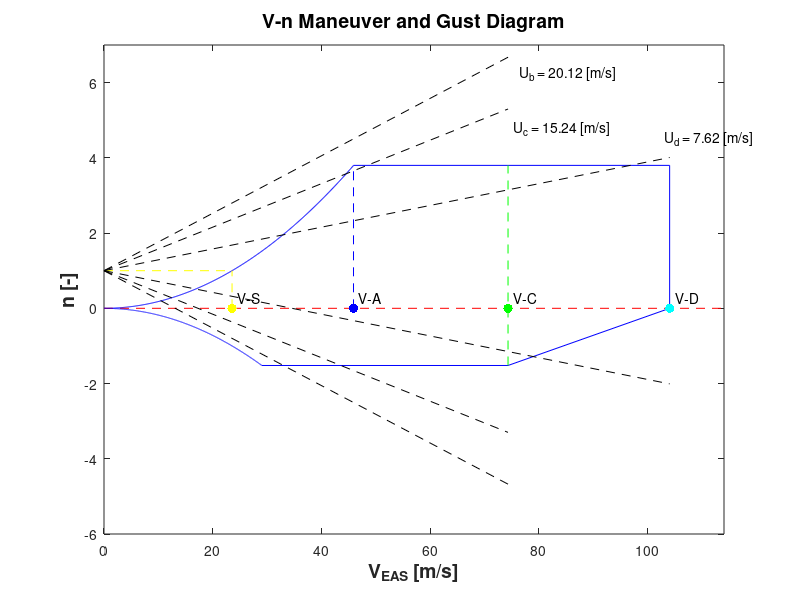

MATLAB code to generate this figure:
function xyz = flight_envelope()

% clc; clear variables

%Maneuver and Gust Diagrams 


%% Initial inputs
g = 9.81; %gravitational acceleration [m/s^2]
m = 1000.0; %total mass of aircraft [kg]
MTOW = m*g; %maximum take-off weight [N]
H = 5000.; %cruise altitude [m]
R = 287.; %Gas constant for air [m2/s2/K]
rho = 1.225; %air density at sea level[kg/m^3]
L = -0.0065; %temperature lapse rate at troposphere [deg/m]
T = 288.15; %sea level temperature [K]
T_alt = T+L*H; %temperatute at chosen altitude [K]
rho_alt = rho*(T_alt/T)^(-(g/(L*R)+1)); %density at chosen altitude [kg/m^3]
Cl_max = 1.69; %max lift coefficient of aircraft [-]
Cl = 0.645; %lift coefficient at cruise [-], 0 deg angle of attack, -2 deg incidence
S = 17.08; %wing surface area [m^2]
n_max = 3.8; %maximum loading factor (CS23.333)
n_min = -0.4*n_max; % minimum loading factor (CS23.333)

%% V-n Diagram - axis and square curve

V_S = sqrt((2*MTOW)/(Cl_max*rho*S)); % stall speed (EAS) [m/s]
V_A = sqrt((n_max*2*MTOW)./(rho*Cl_max*S));  %design maneuver speed at max loading factor (EAS) [m/s] 
V_A = 0:0.1:V_A; % vector for the first curve up until V_A
n = (V_A.^(2)*rho*Cl_max*S)./(2*MTOW);   % vector for load factors corresponging to V_A_eas

plot(V_A,n,'Color','blue')
hold on
line([0,160],[0,0],'LineStyle','--','Color','r') 

%% V-n Diagram - Horizontal upper part

V_C = sqrt((2*MTOW*n_max)/(rho*S*Cl)); %cruise speed at max loading factor (EAS)[m/s]
V_D = V_C*1.4; %design dive speed (CS23.333), (EAS) [m/s]

line([V_A(end), V_D],[n_max,n_max],'Color','blue') %horizontal max laod
line([V_D,V_D],[0,n_max],'Color','blue')


%% V-n Diagram - NEGATIVE PART

V_S_neg = sqrt((2*abs(n_min)*MTOW)./(rho*Cl_max*S)); %negative stall speed (TAS) [m/s]

line([V_D,V_C],[0,n_min],'Color','blue'); %negative slope line for negative load
line([V_C,V_S_neg],[n_min,n_min],'Color','blue'); %negative horizontal line for constant minimum load factor

V_S_neg = V_S_neg:-0.01:0;
n_neg = -(V_S_neg.^(2)*rho*Cl_max*S)./(2*MTOW);
plot(V_S_neg,n_neg,'Color','blue'); hold on

xlim([0,V_D+10])              
ylim([-6,7.0])            
ylabel('n [-]','fontweight','bold','fontsize',14)
xlabel('V_{EAS} [m/s]','fontweight','bold','fontsize',14)
title('V-n Maneuver and Gust Diagram','fontweight','bold','fontsize',14)

%% Plot speeds and lines

line([V_S,V_S],[0,1],'LineStyle','--','Color','yellow') %line for stall speed
line([0,V_S],[1,1],'LineStyle','--','Color','yellow') %line for stall speed
plot(V_S,0,'.','MarkerSize',20,'Color','yellow'); %dot for stall speed
x1 = V_S+1; %x location of text for stall speed
y1 = 0.3; %y location of text for stall speed
txt1 ='V-S'; %for stall speed
text(x1,y1,txt1) %for stall speed

line([V_A(end),V_A(end)],[0,n_max],'LineStyle','--','Color','blue') %line for maneuver speed
plot(V_A(end),0,'Marker','.','MarkerSize',20,'Color','blue');  %dot for maneuver speed
x1 = V_A(end)+1; %x location of text for maneuver speed
y1 = 0.3; %y location of text for maneuver speed
txt1 = 'V-A'; %for maneuver speed
text(x1,y1,txt1) %for maneuver speed

line([V_C,V_C],[n_min,n_max],'LineStyle','--','Color','green') %line for cruise speed
plot(V_C,0,'Marker','.','MarkerSize',20,'Color','green'); %dot for cruise speed
x1 = V_C+1; %x location of text for cruise speed
y1 = 0.3; %y location of text for cruise speed
txt1 = 'V-C'; %for cruise speed
text(x1,y1,txt1) %for cruise speed

plot(V_D,0,'Marker','.','MarkerSize',20,'Color','cyan'); %dot for dive speed
x1 = V_D+1; %x location of text for dive speed
y1 = 0.3; %y location of text for dive speed
txt1 = 'V-D'; %for dive speed
text(x1,y1,txt1) %for dive speed

%% Addition for Gust

WS = MTOW/S; %wing loading [N/m^2]
Cla = 4.76; %lift curve slope [1/rad]
mac = 1.1172; %mean aerodynamic chord [m]
miu = (2*WS)/(rho_alt*mac*Cla*g); %aircraft mass ratio [-]
Kg = (0.88*miu)/(5.3+miu); %gust alleviation factor [-]
Ub = 20.12; %gust velocity for V_B from CS23.333 [m/s]
Uc = 15.24; %gust velocity for V_C from CS23.333 [m/s]
Ud = 7.62; %gust velocity for V_D from CS23.333 [m/s]
V_B = V_S*sqrt(1+((Kg*Ub*V_C*Cla)/(WS))); %bad weather velocity [m/s]

ng_b = 1+(Kg*rho*Ub*V_B*Cla)/(2*WS); %positive change in load factor due to gust in V_B
ng_b_neg = 1-(Kg*rho*Ub*V_B*Cla)/(2*WS); %negative change in load factor due to gust in V_B
ng_c = 1+(Kg*rho*Uc*V_C*Cla)/(2*WS); %positive change in load factor due to gust in V_C
ng_c_neg = 1-(Kg*rho*Uc*V_C*Cla)/(2*WS); %negative change in load factor due to gust in V_C
ng_d = 1+(Kg*rho*Ud*V_D*Cla)/(2*WS); %positive change in load factor due to gust in V_D
ng_d_neg = 1-(Kg*rho*Ud*V_D*Cla)/(2*WS); %negative change in load factor due to gust in V_D

line([0,V_B],[1,ng_b],'LineStyle','--','Color','black') % positive gust line for dive speed at Ub = 20.12 and V_B=74.32
line([0,V_B],[1,ng_b_neg],'LineStyle','--','Color','black') % negative gust line for dive speed at Ub = 20.12 and V_B=104.0585
x1 = V_B+1; %x location of text for dive speed
y1 = ng_b-0.5; %y location of text for dive speed
txt1 = 'U_{b} = 20.12 [m/s]'; %for dive speed
text(x1,y1,txt1) %for dive speed
line([0,V_C],[1,ng_c],'LineStyle','--','Color','black') % positive gust line for cruise speed at Uc = 15.24 and V_C=74.32
line([0,V_C],[1,ng_c_neg],'LineStyle','--','Color','black') % negative gust line for cruise speed at Uc = 15.24 and V_C=74.32
x1 = V_C+1; %x location of text for dive speed
y1 = ng_c-0.5; %y location of text for dive speed
txt1 = 'U_{c} = 15.24 [m/s]'; %for dive speed
text(x1,y1,txt1) %for dive speed
line([0,V_D],[1,ng_d],'LineStyle','--','Color','black') % positive gust line for dive speed at Ud = 7.62 and V_D=74.32
line([0,V_D],[1,ng_d_neg],'LineStyle','--','Color','black') % negative gust line for dive speed at Ud = 7.62 and V_D=104.0585
x1 = V_D-1; %x location of text for dive speed
y1 = ng_d+0.5; %y location of text for dive speed
txt1 = 'U_{d} = 7.62 [m/s]'; % for dive speed
text(x1,y1,txt1) % for dive speed
xyz = 'Flight envelope done';
end